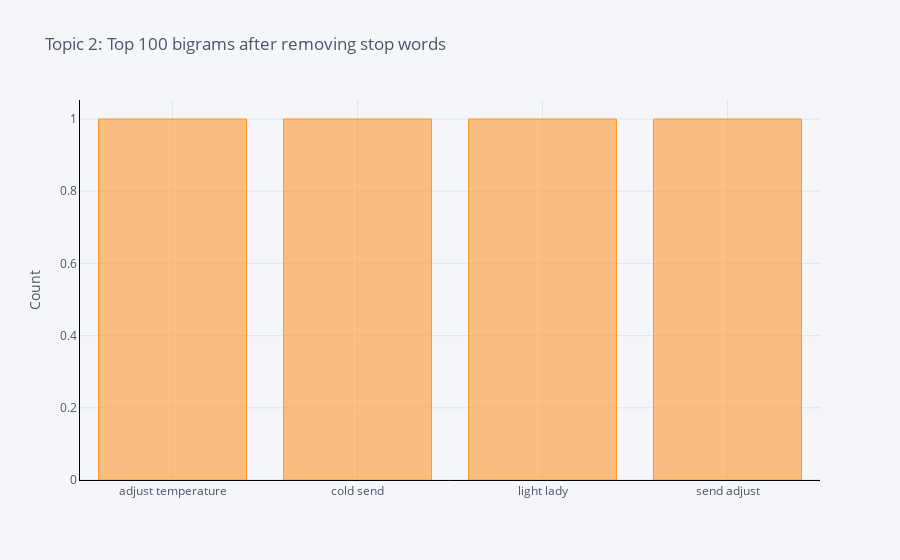

Notebook source saved alongside this figure:
### Code cell
plot_model(comments, plot='bigram', topic_num = 'Topic 2')

### Figure 1 — Plotly figure (JSON) as saved in the notebook; plotly's stock layout.template omitted (floating-point values rounded to 4 significant figures)
{"data": [{"marker": {"color": "rgba(255, 153, 51, 0.6)", "line": {"color": "rgba(255, 153, 51, 1.0)", "width": 1}}, "name": "count", "orientation": "v", "text": "", "x": ["adjust temperature", "cold send", "light lady", "send adjust"], "y": [1, 1, 1, 1], "type": "bar"}], "layout": {"legend": {"bgcolor": "#F5F6F9", "font": {"color": "#4D5663"}}, "paper_bgcolor": "#F5F6F9", "plot_bgcolor": "#F5F6F9", "title": {"font": {"color": "#4D5663"}, "text": "Topic 2: Top 100 bigrams after removing stop words"}, "xaxis": {"gridcolor": "#E1E5ED", "linecolor": "black", "showgrid": true, "tickfont": {"color": "#4D5663"}, "title": {"font": {"color": "#4D5663"}, "text": ""}, "zerolinecolor": "#E1E5ED"}, "yaxis": {"gridcolor": "#E1E5ED", "linecolor": "black", "showgrid": true, "tickfont": {"color": "#4D5663"}, "title": {"font": {"color": "#4D5663"}, "text": "Count"}, "zerolinecolor": "#E1E5ED"}}}
